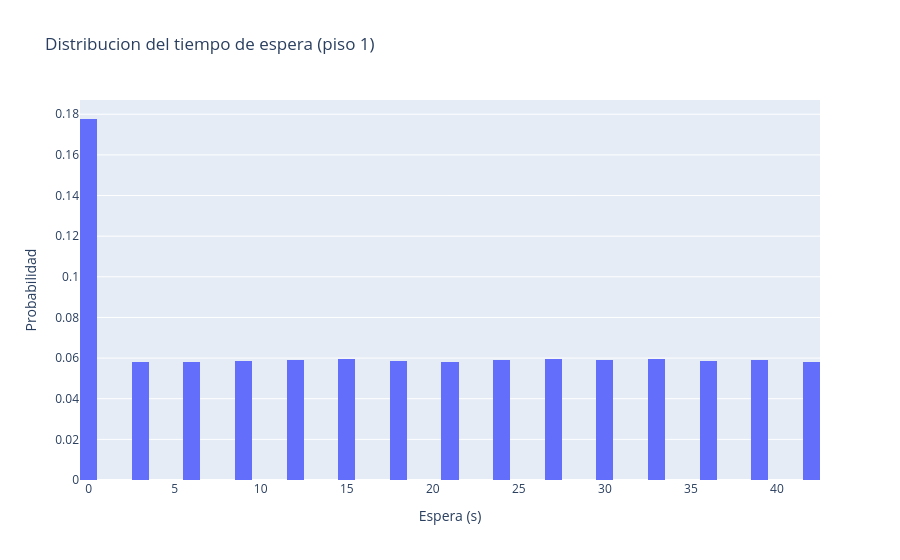

The notebook cell saved with this chart:
### Code cell
positions_floor1, waits_floor1, avg_wait_floor1 = run_elevator_scenario(request_floor=1)

### Figure 1 — Plotly figure (JSON) as saved in the notebook; plotly's stock layout.template omitted (floating-point values rounded to 4 significant figures; data arrays with more than 128 entries replaced by an {"elided": "..."} marker saying what was removed)
{"data": [{"bingroup": "x", "histnorm": "probability", "hovertemplate": "Espera (s)=%{x}<br>probability=%{y}<extra></extra>", "legendgroup": "", "marker": {"color": "#636efa", "pattern": {"shape": ""}}, "name": "", "nbinsx": 50, "orientation": "v", "showlegend": false, "type": "histogram", "x": {"elided": "200000 int values"}, "xaxis": "x", "yaxis": "y"}], "layout": {"barmode": "relative", "legend": {"tracegroupgap": 0}, "title": {"text": "Distribucion del tiempo de espera (piso 1)"}, "xaxis": {"anchor": "y", "domain": [0, 1], "title": {"text": "Espera (s)"}}, "yaxis": {"anchor": "x", "domain": [0, 1], "title": {"text": "Probabilidad"}}}}
